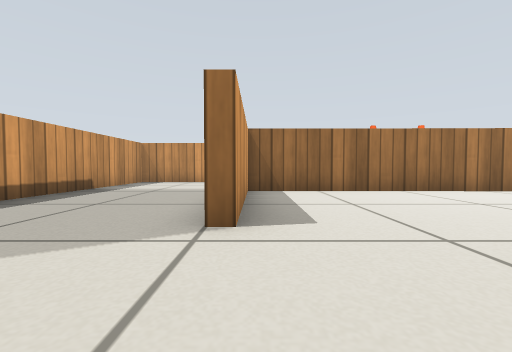
view 1 (above)

16 first-person views from a walk through a Gazebo world. The camera is 0.29 m above the floor, tilts 2° down and sees 90° across. The floor is counted in squares, 0.5 m on a side. Each view is taken from the middle of a square. On the plan, view 1 faces up. The plan holds only what a view shows up to about 9 squares ahead; the rest is blank. Robots are left out. Gazebo's built-in surfaces are drawn with simple patterns.

view 2
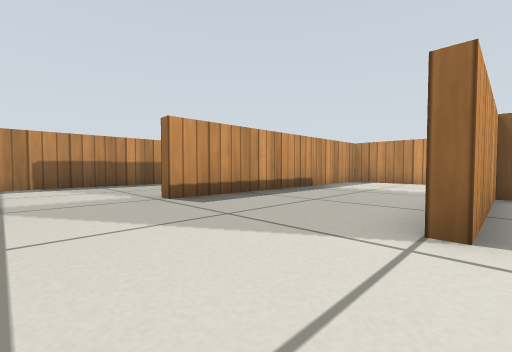

view 3
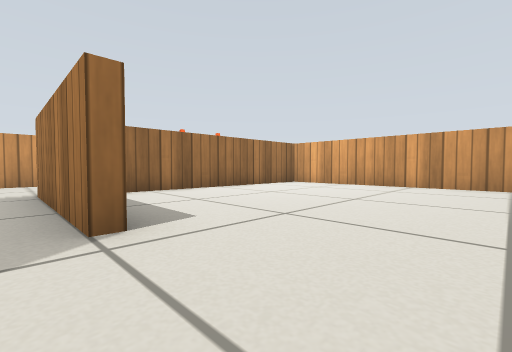

view 4
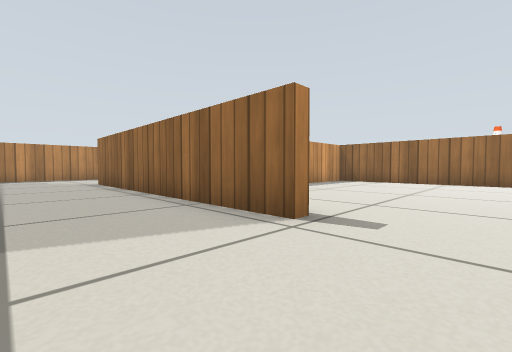

view 5
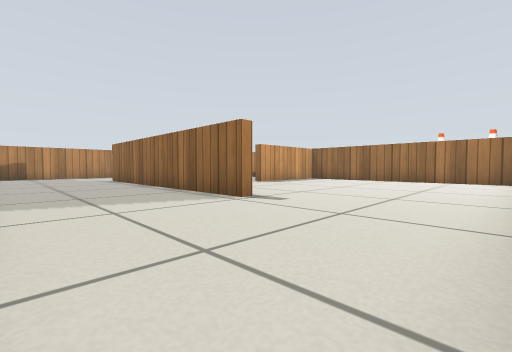

view 6
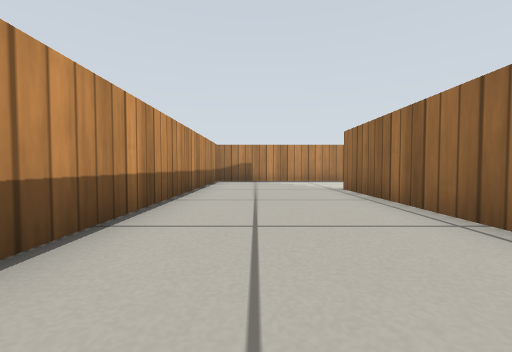

view 7
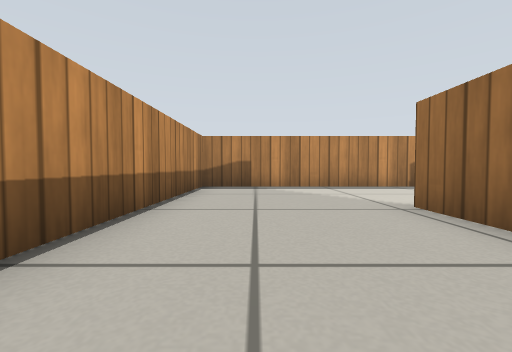

view 8
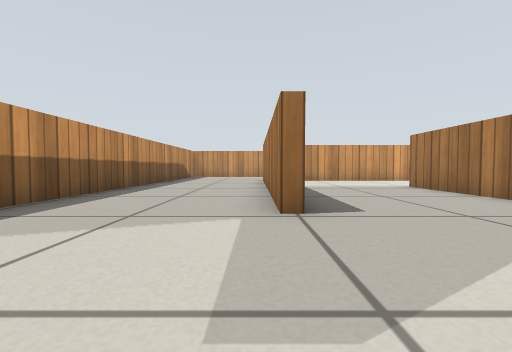

view 9
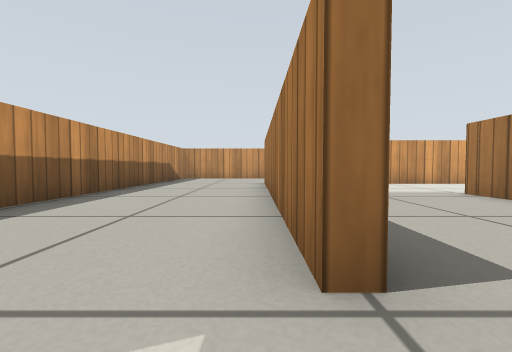

view 10
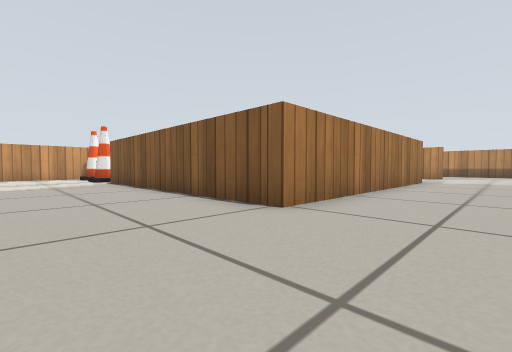

view 11
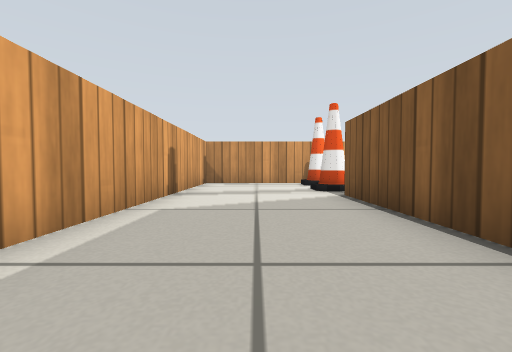

view 12
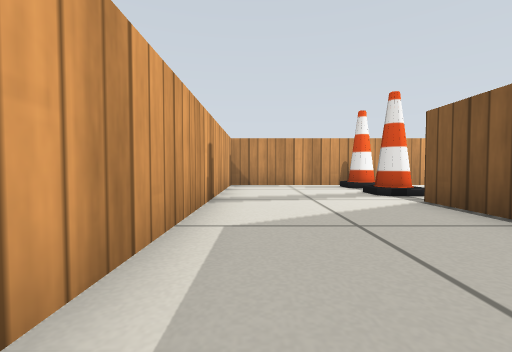

view 13
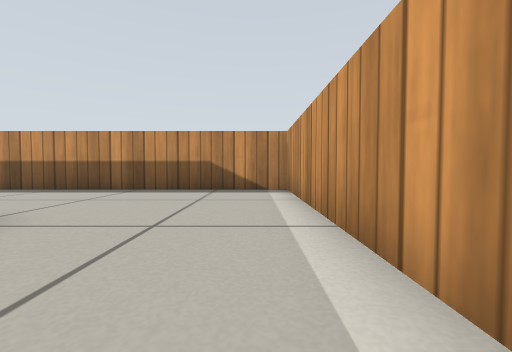

view 14
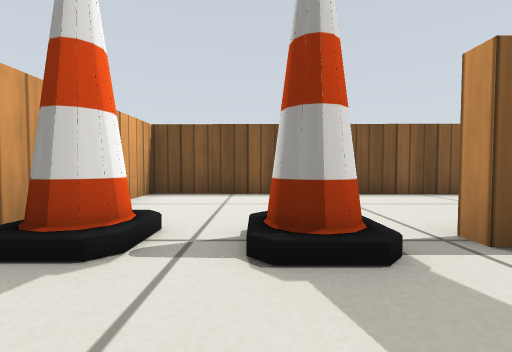

view 15
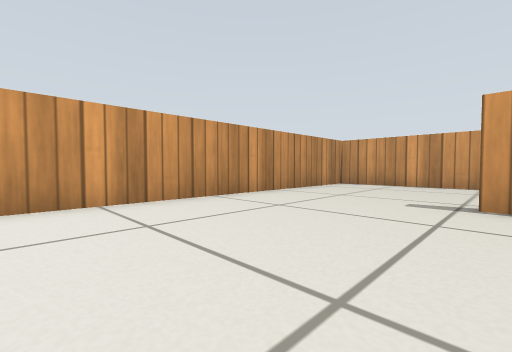

view 16
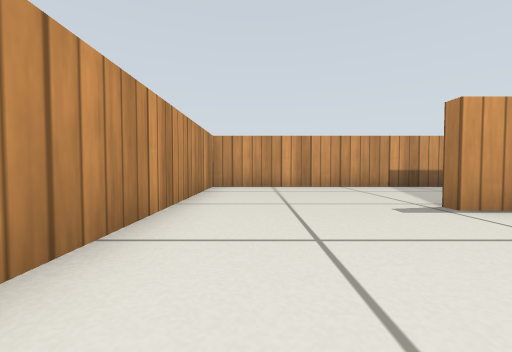

### Floor plan
Points are (right, up) in squares from view 1. A wall is a line through its corners. A room is listed if a view was taken in it or the views show most of it. See-through windows are left out.
Room 1 (views 1, 2, 3, 4, 5, 6, 7, 8, 9, 10, 11, 12, 13, 14, 15, 16)
walls: (-0.5, 2.4) (-0.5, 6.6); (0.5, 6.5) (2.9, 6.5); (-4.7, 2.1) (-4.7, 10.2) (3.3, 10.2) (3.3, 9.7); (4.5, 6.5) (7.3, 6.4) (7.3, 13.8) (-0.2, 13.8); (-4.4, 9) (-4.4, 2.1); (2.5, -1.4) (3.4, -1.4); (2.4, 9.9) (-3, 9.9); (3.4, -1.7) (-4.8, -1.7); (7, 6.1) (-0.2, 6.2) (-0.2, 2.4); (-2.8, 13.8) (-8.6, 13.8) (-8.6, -5.6) (7.3, -5.6) (7.3, 4.5)
ways out: gap at (3, 10)
objects: cone (4, 10) to (5, 10); cone (6, 10)

Positions as (right, up) in squares from view 1, and headings:
1: (0, 0), facing up
2: (0, 0), facing up-left
3: (-1, 0), facing up-right
4: (5, -4), facing up-left
5: (7, -5), facing up-left
6: (2, -4), facing left
7: (-1, -4), facing left
8: (-5, -1), facing up
9: (-5, 1), facing up
10: (-7, 13), facing down-right
11: (-2, 12), facing right
12: (-1, 13), facing right
13: (-2, 13), facing left
14: (5, 12), facing down
15: (3, 3), facing down-right
16: (6, 2), facing down
